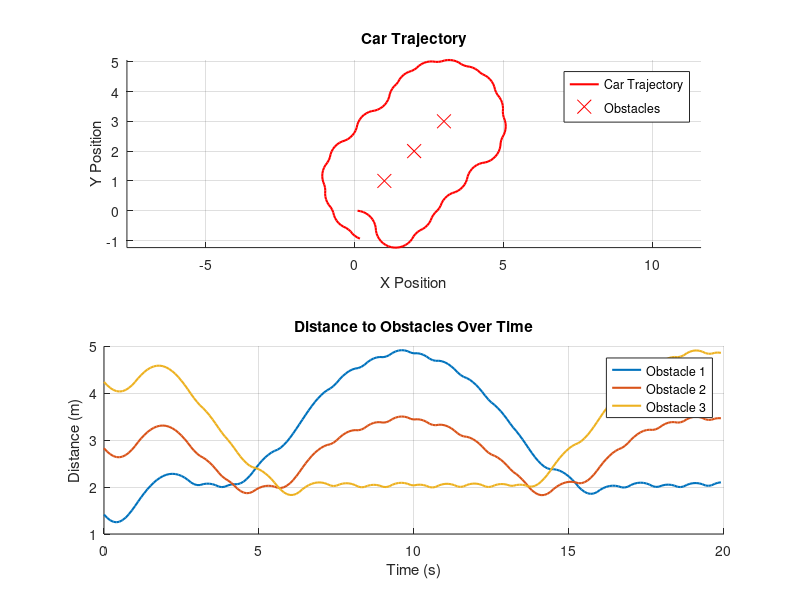

Source code (MATLAB):
% 初始化参数
d_safe = 2;     % 安全距离
gamma = 2;      % 控制参数 γ
delta = 2;      % 控制参数 δ
v = 1;          % 线速度 (保持常数)
u_max = 1.5;    % 角速度的最大值
v_star = gamma * delta;

% 封装障碍物信息
num_obstacles = 3;  % 障碍物数量
boundary = struct('x', [], 'y', []);
boundary(1:num_obstacles) = struct('x', 0, 'y', 0);
boundary(1).x = 1; boundary(1).y = 1;
boundary(2).x = 2; boundary(2).y = 2;
boundary(3).x = 3; boundary(3).y = 3;

% 小车的初始位置和方向
x = 0;          % 初始 x 位置
y = 0;          % 初始 y 位置
theta = 0;      % 初始方向角

% 仿真参数
dt = 0.1;       % 时间步长
t_max = 20;     % 仿真总时间
num_steps = t_max / dt;

% 记录小车位置和距离信息
x_history = zeros(num_steps, 1);
y_history = zeros(num_steps, 1);
distances_history = zeros(num_steps, num_obstacles);  % 初始化障碍物距离矩阵

prev_d_t = inf;  % 初始化前一步的最小距离

% 仿真循环
for i = 1:num_steps
    % 计算到每个障碍物的距离
    for b = 1:num_obstacles
        distances_history(i, b) = sqrt((x - boundary(b).x)^2 + (y - boundary(b).y)^2);
    end
    
    % 获取到最近障碍物的最小距离
    [d_t, closest_idx] = min(distances_history(i, :));
    
    % 计算距离变化率 d_t_dot
    if i > 1
        d_t_dot = (d_t - prev_d_t) / dt;  % 距离变化率
    else
        d_t_dot = 0;  % 初始时刻的变化率为0
    end
    prev_d_t = d_t;
    
    % 滑模控制律
    z = d_t - d_safe;
    if abs(z) > delta
        chi_z = v_star * sign(z);
    else
        chi_z = gamma * z;
    end
    u = u_max * sign(d_t_dot + chi_z);  % 控制角速度
    
    % 更新小车状态（运动学模型）
    x = x + v * cos(theta) * dt;
    y = y + v * sin(theta) * dt;
    theta = theta + u * dt;
    
    % 保存当前状态
    x_history(i) = x;
    y_history(i) = y;
end

% 绘制轨迹图和距离变化曲线
figure;

% 子图1：小车轨迹图
subplot(2, 1, 1);
hold on;
plot(x_history, y_history, 'r-', 'LineWidth', 1.5, 'DisplayName', 'Car Trajectory');
scatter([boundary.x], [boundary.y], 100, 'r', 'x', 'DisplayName', 'Obstacles');
title('Car Trajectory');
xlabel('X Position');
ylabel('Y Position');
legend('show');
grid on;
axis equal;
hold off;

% 子图2：小车与障碍物的距离变化
subplot(2, 1, 2);
hold on;
time = (0:num_steps-1) * dt;  % 时间轴
for b = 1:num_obstacles
    plot(time, distances_history(:, b), 'LineWidth', 1.5, 'DisplayName', ['Obstacle ' num2str(b)]);
end
title('Distance to Obstacles Over Time');
xlabel('Time (s)');
ylabel('Distance (m)');
legend('show');
grid on;
hold off;
